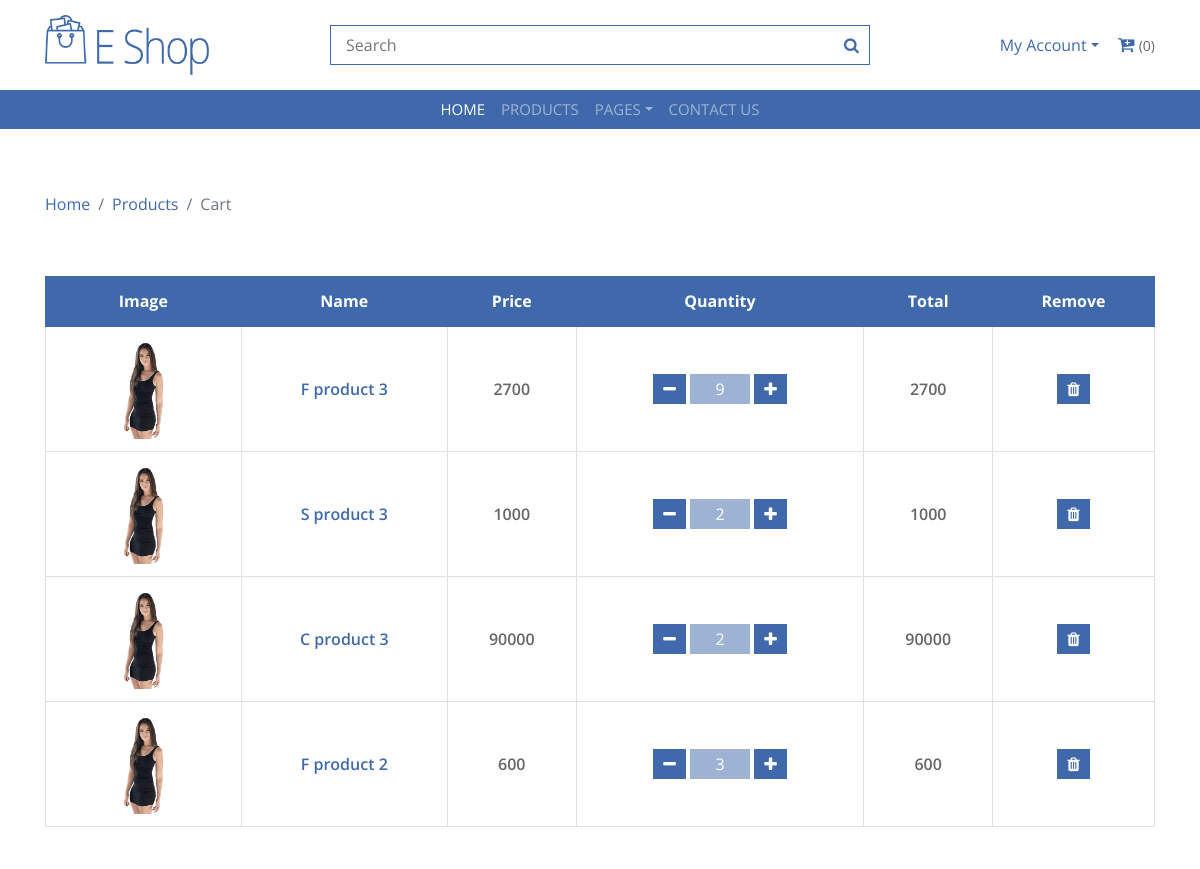
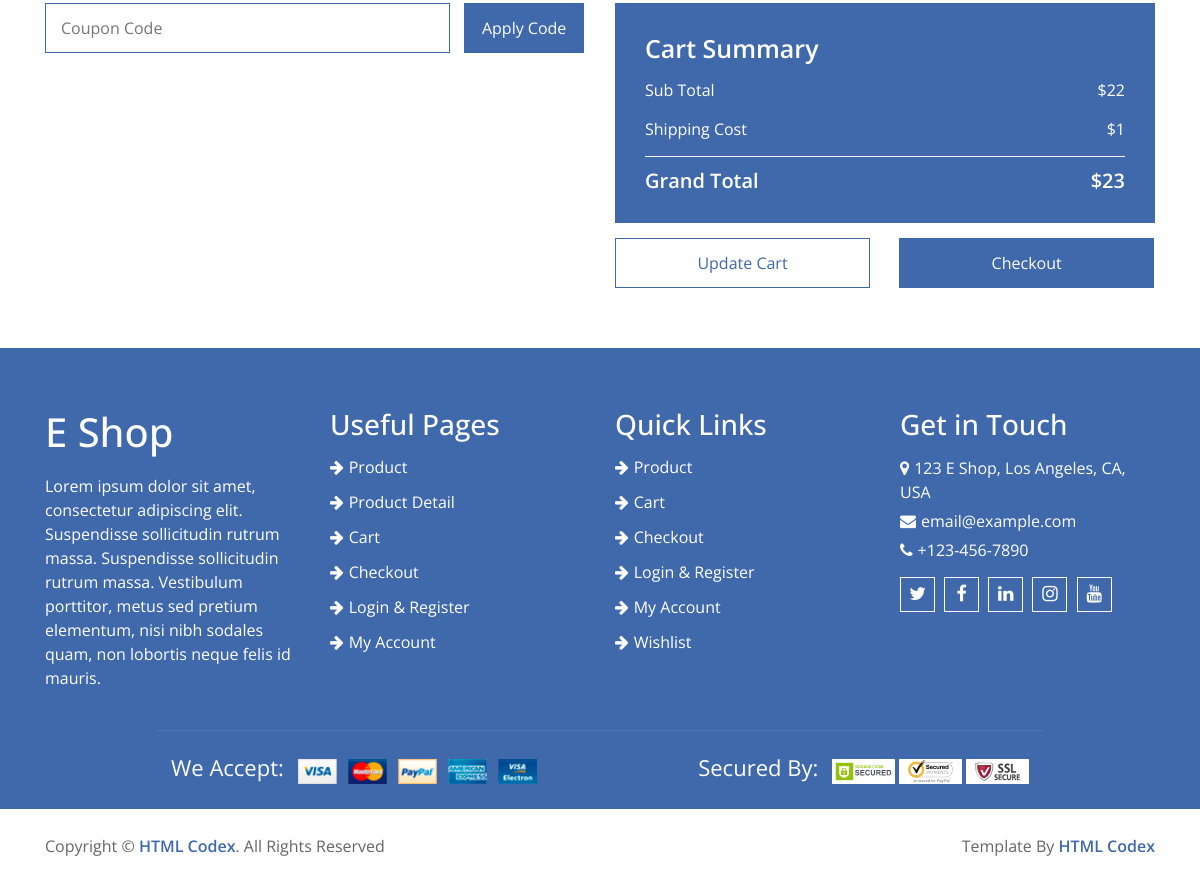
Page /cart/ on the committed database (2 pictures, top to bottom).
### myapp/models.py (models this page shows)
class CartProduct(models.Model):
    cart_category = models.ForeignKey(Cart,on_delete=models.CASCADE)
    cart_product = models.ForeignKey(Product, on_delete=models.CASCADE)
    cart_qty = models.PositiveIntegerField(default=0)
    cart_amount = models.PositiveIntegerField(default=0)

class Product (models.Model):
    p_category = models.ForeignKey(Category,on_delete= models.CASCADE)
    p_name = models.CharField()
    p_photo = models.ImageField(upload_to='product')
    p_price = models.PositiveIntegerField()
    p_dis_pirce = models.PositiveIntegerField(default=0)
    def __str__(self):
        return self.p_name

### myapp/views.py (the view)
# urls.py: path('cart/', cartView , name = 'cart' ,),
def cartView(request):
    cart_data = CartProduct.objects.all()
    context = {'cart_data':cart_data}
    return render (request,'cart.html',context)

### templates/cart.html (shortened to what this page needs)
{% extends 'base.html' %}
{% load static %}
{% block content %}
        <div class="breadcrumb-wrap">
            <div class="container">
                <ul class="breadcrumb">
                    <li class="breadcrumb-item"><a href="#">Home</a></li>
                    <li class="breadcrumb-item"><a href="#">Products</a></li>
                    <li class="breadcrumb-item active">Cart</li>
                </ul>
            </div>
        </div>
        <div class="cart-page">
            <div class="container">
                <div class="row">
                    <div class="col-md-12">
                        <div class="table-responsive">
                            <table class="table table-bordered">
                                <thead class="thead-dark">
                                    <tr>
                                        <th>Image</th>
                                        <th>Name</th>
                                        <th>Price</th>
                                        <th>Quantity</th>
                                        <th>Total</th>
                                        <th>Remove</th>
                                    </tr>
                                </thead>
                                <tbody class="align-middle">
                                    {% for i in cart_data %}
                                    <tr>
                                        <td><a href="#"><img src="img/product-1.png" alt="Image"></a></td>
                                        <td><a href="#">{{ i.cart_product}}</a></td>
                                        <td>  {{ i.cart_amount }}  </td>
                                        <td>
                                            <div class="qty">
                                                <button class="btn-minus"><i class="fa fa-minus"></i></button>
                                                <input type="text" value="{{ i.cart_qty }}">
                                                <button class="btn-plus"><i class="fa fa-plus"></i></button>
                                            </div>
                                        </td>
                                        <td>  {{ i.cart_amount }} </td>
                                        <td><a href="{% url 'deletecartproduct' i.id %}"><button><i class="fa fa-trash"></i></button></a></td>
                                    </tr>
                                    {% endfor %}
                                </tbody>
                            </table>
                        </div>
                    </div>
                </div>
                <div class="row">
                    <div class="col-md-6">
                        <div class="coupon">
                            <input type="text" placeholder="Coupon Code">
                            <button>Apply Code</button>
                        </div>
                    </div>
                    <div class="col-md-6">
                        <div class="cart-summary">
                            <div class="cart-content">
                                <h3>Cart Summary</h3>
                                <p>Sub Total<span>$22</span></p>
                                <p>Shipping Cost<span>$1</span></p>
                                <h4>Grand Total<span>$23</span></h4>
                            </div>
                            <div class="cart-btn">
                                <button>Update Cart</button>
                                <button>Checkout</button>
                            </div>
                        </div>
                    </div>
                </div>
            </div>
        </div>
{% endblock content %}

### static/css/style.css (style rules this page uses)
body { color: #666666; font-family: 'Open Sans', sans-serif; font-weight: 400; background: #ffffff; }
a { color: #3F69AA; transition: 0.5s; }
p { padding: 0; margin: 0 0 15px 0; }
h1, h2, h3, h4, h5, h6 { color: #666666; margin: 0 0 15px 0; padding: 0; }
.breadcrumb-wrap { position: relative; width: 100%; background: #ffffff; }
.breadcrumb-wrap .breadcrumb { margin: 15px 0 0 0; padding: 0; background: none; }
.cart-page { position: relative; padding: 60px 0; }
.cart-page .table { width: 100%; text-align: center; margin-bottom: 45px; }
.cart-page .table .thead-dark th { text-align: center; background: #3F69AA; border-color: #3F69AA; vertical-align: middle; }
.cart-page .table td { color: #666666; font-size: 16px; font-weight: 600; vertical-align: middle; }
.cart-page .table img { max-width: 100px; max-height: 100px; }
.cart-page .table .qty { display: inline-block; }
.cart-page .table button { height: 30px; padding: 2px 10px; text-align: center; color: #ffffff; background: #3F69AA; border: none; }
.cart-page .table input { width: 60px; height: 30px; color: #ffffff; text-align: center; background: rgba(63, 105, 170, .5); border: none; }
.cart-page .coupon { position: relative; width: 100%; }
.cart-page .coupon input { width: calc(100% - 135px); height: 50px; padding: 0 15px; color: #666666; background: #ffffff; border: 1px solid #3F69AA; margin-right: 10px; }
.cart-page .coupon button { width: 120px; height: 50px; padding: 2px 10px; text-align: center; color: #ffffff; background: #3F69AA; border: none; }
.cart-page .cart-summary { position: relative; width: 100%; }
.cart-page .cart-summary .cart-content { padding: 30px; background: #3F69AA; }
.cart-page .cart-summary .cart-content h3 { color: #ffffff; font-size: 25px; font-weight: 600; }
.cart-page .cart-summary .cart-content p { color: #ffffff; font-size: 16px; font-weight: 400; }
.cart-page .cart-summary .cart-content p span, .cart-page .cart-summary .cart-content h4 span { float: right; }
.cart-page .cart-summary .cart-content h4 { color: #ffffff; font-size: 20px; font-weight: 600; padding-top: 12px; border-top: 1px solid #ffffff; margin: 0; }
.cart-page .cart-summary .cart-btn button { margin-top: 15px; width: calc(50% - 15px); height: 50px; padding: 2px 10px; text-align: center; color: #ffffff; background: #3F69AA; border: none; }
.cart-page .cart-summary .cart-btn button:first-child { margin-right: 25px; color: #3F69AA; background: #ffffff; border: 1px solid #3F69AA; }

### rows in the picture
CartProduct: cart_product "F product 3", cart_amount "2700", cart_qty "9"
CartProduct: cart_product "S product 3", cart_amount "1000", cart_qty "2"
CartProduct: cart_product "C product 3", cart_amount "90000", cart_qty "2"
CartProduct: cart_product "F product 2", cart_amount "600", cart_qty "3"
